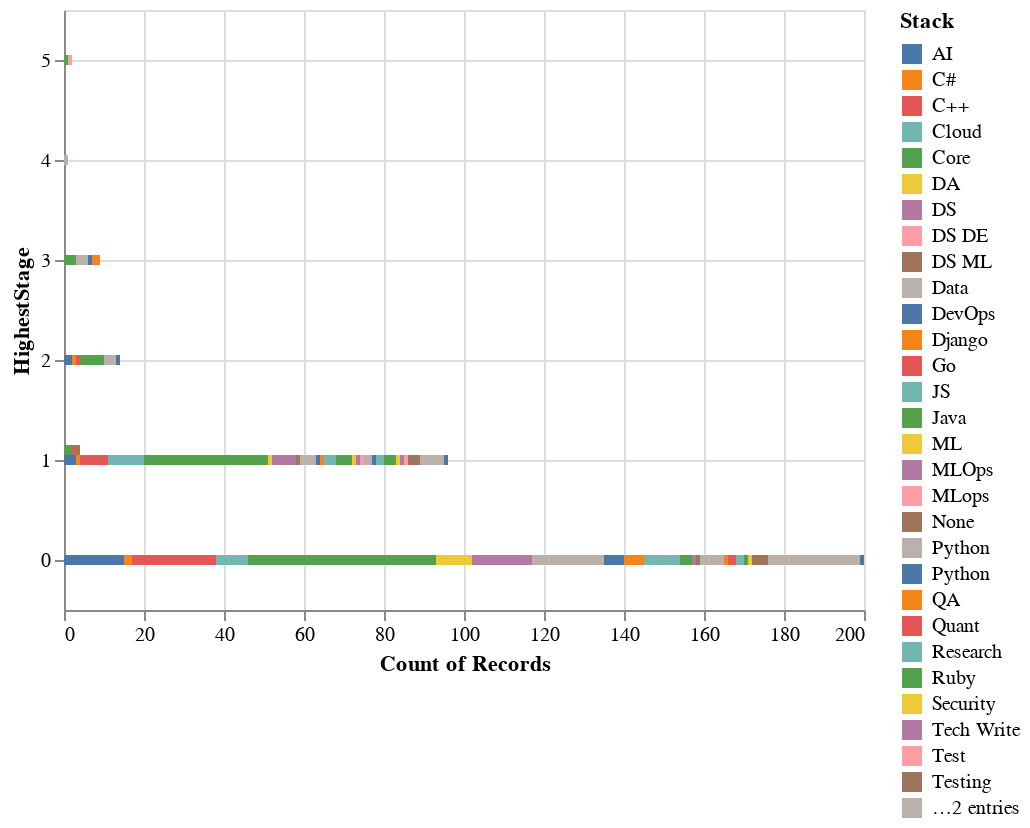

Notebook source saved alongside this figure:
### Markdown cell above
## Do I seem more qualified for a certain stack?

### Code cell
alt.Chart(data3).mark_bar().encode(
    alt.X('count()'),
    alt.Y('HighestStage'),
    color='Stack'
)

### Figure 1 — Vega-Lite specification as saved in the notebook (floating-point values rounded to 4 significant figures; data arrays with more than 128 entries replaced by an {"elided": "..."} marker saying what was removed)
{"config": {"view": {"continuousWidth": 400, "continuousHeight": 300}}, "data": {"name": "data-c4bf6bcc1039cf28715878b801f43af4"}, "mark": "bar", "encoding": {"color": {"type": "nominal", "field": "Stack"}, "x": {"type": "quantitative", "aggregate": "count"}, "y": {"type": "quantitative", "field": "HighestStage"}}, "$schema": "https://vega.github.io/schema/vega-lite/v4.8.1.json", "datasets": {"data-c4bf6bcc1039cf28715878b801f43af4": {"elided": "327 records"}}}
